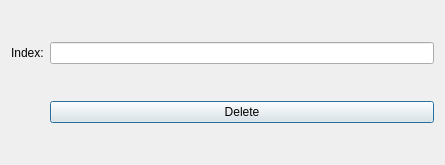
<?xml version="1.0" encoding="UTF-8"?>
<ui version="4.0">
 <class>SellingDeleteDataDialog</class>
 <widget class="QDialog" name="SellingDeleteDataDialog">
  <property name="geometry">
   <rect>
    <x>0</x>
    <y>0</y>
    <width>445</width>
    <height>165</height>
   </rect>
  </property>
  <property name="windowTitle">
   <string>Delete Data</string>
  </property>
  <layout class="QGridLayout" name="gridLayout">
   <item row="0" column="0">
    <widget class="QLabel" name="lbl_index">
     <property name="text">
      <string>Index:</string>
     </property>
    </widget>
   </item>
   <item row="0" column="1">
    <widget class="QLineEdit" name="line_edit_index"/>
   </item>
   <item row="1" column="1">
    <widget class="QPushButton" name="btn_delete">
     <property name="text">
      <string>Delete</string>
     </property>
    </widget>
   </item>
  </layout>
 </widget>
 <resources/>
 <connections/>
</ui>
